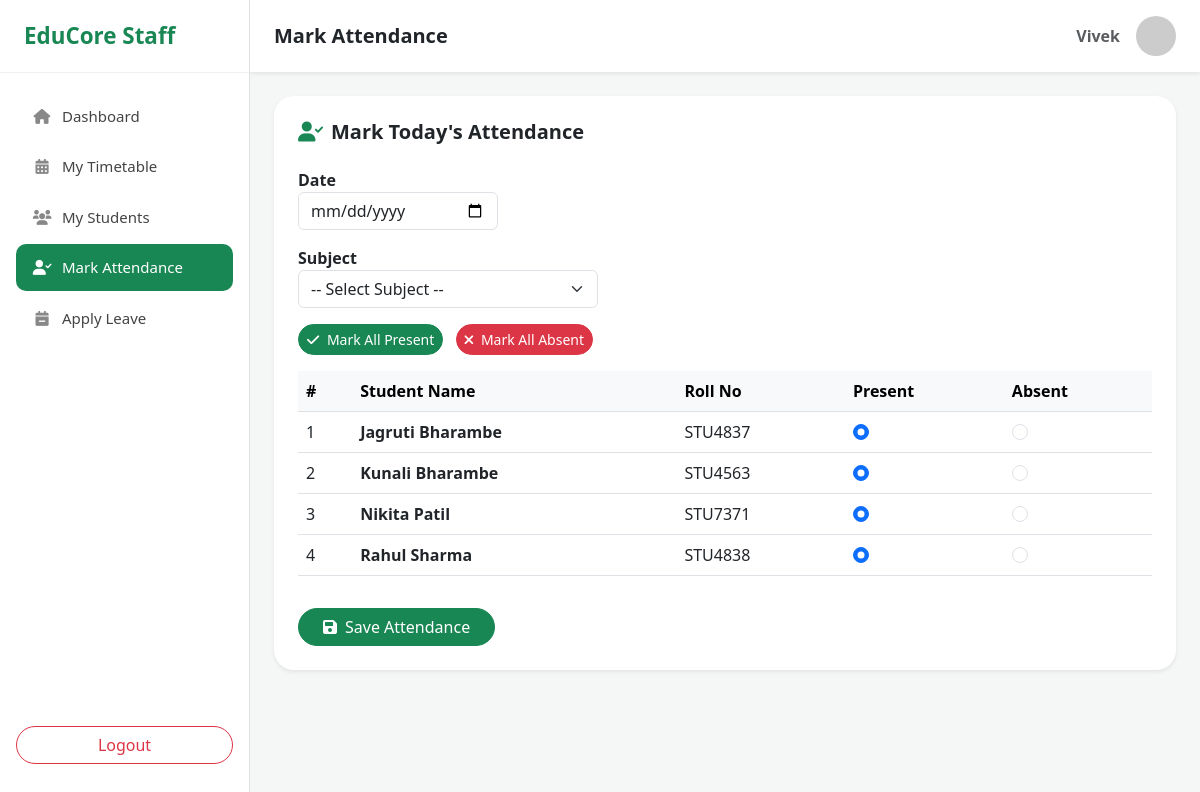
Page /staff/mark-attendance/ (signed in) on the committed database.
### staff/models.py (models this page shows, shortened)
class StaffProfile(models.Model):
        user = models.OneToOneField(
        settings.AUTH_USER_MODEL,   # ← change from User or 'auth.User'
        on_delete=models.CASCADE,
        related_name='staff_profile'
    )
        staff_id = models.CharField(max_length=100, null=True, blank=True)
        department = models.CharField(max_length=100, null=True, blank=True)
        designation = models.CharField(max_length=100, null=True, blank=True)
        name = models.CharField(max_length=100, null=True, blank=True)
        mobile = models.CharField(max_length=15, null=True, blank=True)
        email = models.EmailField(null=True, blank=True)
        subject_specialization = models.CharField(max_length=100, null=True, blank=True)
        salary = models.DecimalField(max_digits=10, decimal_places=2, null=True, blank=True)
        joining_date = models.DateField(null=True, blank=True)
        leave_count = models.IntegerField(default=0)
        status = models.CharField(max_length=20, default='Active')

### accounts/models.py (models this page shows)
class CustomUser(AbstractUser):
    ADMIN = 'ADMIN'
    STUDENT = 'STUDENT'
    STAFF = 'STAFF'
    ROLE_CHOICES = [(ADMIN, 'Admin'), (STUDENT, 'Student'), (STAFF, 'Staff')]
    role = models.CharField(max_length=10, choices=ROLE_CHOICES, default=STUDENT)
    phone = models.CharField(max_length=15, blank=True, null=True)
    profile_pic = models.ImageField(upload_to='profiles/', default='default.png')
    bio = models.TextField(max_length=500, blank=True)

### dashboard/models.py (models this page shows, shortened)
class StudentProfile(models.Model):
    admin = models.ForeignKey(User, on_delete=models.CASCADE, null=True, blank=True)
    first_name = models.CharField(max_length=100)
    last_name = models.CharField(max_length=100)
    mobile_number = models.CharField(max_length=15, null=True, blank=True)
    father_name = models.CharField(max_length=100, null=True, blank=True)
    mother_name = models.CharField(max_length=100, null=True, blank=True)
    aadhar_number = models.CharField(max_length=12, null=True, blank=True)
    category = models.CharField(max_length=50, null=True, blank=True)
    marks_10th = models.DecimalField(max_digits=5, decimal_places=2, null=True, blank=True)
    marks_12th = models.DecimalField(max_digits=5, decimal_places=2, null=True, blank=True)
    marks_graduation = models.DecimalField(max_digits=5, decimal_places=2, null=True, blank=True)
    course = models.CharField(max_length=100)
    roll_no = models.CharField(max_length=100, unique=True, null=True, blank=True)
    date_of_birth = models.DateField(null=True, blank=True)
    total_classes = models.IntegerField(default=100)
    attended_classes = models.IntegerField(default=0)
    mobile = models.CharField(max_length=15)
    email = models.EmailField()
    department = models.ForeignKey(Department, on_delete=models.CASCADE)
    admission_date = models.DateField(auto_now_add=True)

### staff/views.py (the view, shortened to what this page needs)
# urls.py: path('mark-attendance/', views.attendance_view, name='mark_attendance'),
@login_required(login_url='/staff/login/')
def mark_attendance(request):
    try:
        staff = StaffStaffProfile.objects.get(user=request.user)
    except StaffStaffProfile.DoesNotExist:
        messages.error(request, 'Staff profile nahi mila! Admin se contact karo.')
        return redirect('staff_dashboard')
    students = StudentProfile.objects.filter(department__department_name=staff.department)
    subjects = Subject.objects.filter(assigned_staff=staff)
    context = {
        'staff': staff,
        'students': students,
        'subjects': subjects,
        'today': datetime.date.today(),
    }
    return render(request, 'staff/mark_attendance.html', context)

### college_erp/templates/staff/mark_attendance.html (shortened to what this page needs)
{% load static %}
<!DOCTYPE html>
<html lang="en">
<head>
    <link href="https://cdn.jsdelivr.net/npm/bootstrap@5.3.0/dist/css/bootstrap.min.css" rel="stylesheet">
    <link rel="stylesheet" href="https://cdnjs.cloudflare.com/ajax/libs/font-awesome/6.0.0/css/all.min.css">
</head>
<body>
<div id="wrapper">
    <div id="sidebar-wrapper">
        <div class="sidebar-heading">EduCore Staff</div>
        <div class="p-2 mt-2">
            <a href="{% url 'staff_dashboard' %}" class="nav-link-item"><i class="fas fa-home"></i> Dashboard</a>
            <a href="{% url 'staff_timetable' %}" class="nav-link-item"><i class="fas fa-calendar-alt"></i> My Timetable</a>
            <a href="{% url 'staff_students' %}" class="nav-link-item"><i class="fas fa-users"></i> My Students</a>
            <a href="{% url 'staff_mark_attendance' %}" class="nav-link-item active"><i class="fas fa-user-check"></i> Mark Attendance</a>
            <a href="{% url 'apply_leave' %}" class="nav-link-item"><i class="fas fa-calendar-minus"></i> Apply Leave</a>
        </div>
        <div class="p-3" style="position: absolute; bottom: 20px; width: 100%;">
            <a href="{% url 'logout' %}" class="btn btn-outline-danger w-100 rounded-pill">Logout</a>
        </div>
    </div>
    <div id="page-content-wrapper">
        <nav class="navbar navbar-light bg-white py-3 px-4 shadow-sm">
            <h5 class="mb-0 fw-bold">Mark Attendance</h5>
            <div class="ms-auto d-flex align-items-center">
                <span class="me-3 fw-bold text-muted">{{ staff.user.get_full_name }}</span>
                <img src="https://ui-avatars.com/api/?name={{ staff.user.username }}&background=198754&color=fff" class="rounded-circle" width="40">
            </div>
        </nav>
        <div class="container-fluid p-4">
            <div class="card border-0 shadow-sm p-4" style="border-radius: 20px;">
                <h5 class="fw-bold mb-4"><i class="fas fa-user-check text-success me-2"></i>Mark Today's Attendance</h5>
                <form method="POST">
                    <div class="mb-3">
                        <label class="fw-bold">Date</label>
                        <input type="date" name="date" value="{{ today }}" class="form-control" style="max-width: 200px;">
                    </div>
                    <div class="mb-3">
                        <label class="fw-bold">Subject</label>
                        <select name="subject" class="form-select" style="max-width: 300px;" required>
                            <option value="">-- Select Subject --</option>
                        </select>
                    </div>
                    <div class="mb-3">
                        <button type="button" class="btn btn-success btn-sm rounded-pill me-2" onclick="markAll('True')"><i class="fas fa-check me-1"></i> Mark All Present</button>
                        <button type="button" class="btn btn-danger btn-sm rounded-pill" onclick="markAll('False')"><i class="fas fa-times me-1"></i> Mark All Absent</button>
                    </div>
                    <div class="table-responsive">
                        <table class="table table-hover align-middle">
                            <thead class="table-light">
                                <tr><th>#</th><th>Student Name</th><th>Roll No</th><th>Present</th><th>Absent</th></tr>
                            </thead>
                            <tbody>
                                {% for student in students %}
                                <tr class="student-row">
                                    <td>{{ forloop.counter }}</td>
                                    <td><strong>{{ student.first_name }} {{ student.last_name }}</strong></td>
                                    <td>{{ student.roll_no }}</td>
                                    <td><input type="radio" name="attendance_{{ student.id }}" value="True" checked class="form-check-input"></td>
                                    <td><input type="radio" name="attendance_{{ student.id }}" value="False" class="form-check-input"></td>
                                </tr>
                                {% empty %}
                                <tr><td colspan="5" class="text-center py-4 text-muted">No students found!</td></tr>
                                {% endfor %}
                            </tbody>
                        </table>
                    </div>
                    {% if students %}
                    <button type="submit" class="btn btn-success rounded-pill px-4 mt-3"><i class="fas fa-save me-2"></i>Save Attendance</button>
                    {% endif %}
                </form>
            </div>
        </div>
    </div>
</div>
</body>
</html>

### college_erp/templates/staff/mark_attendance.html (style rules this page uses)
body { background-color: #f4f7f6; font-family: 'Segoe UI', sans-serif; margin: 0; }
#wrapper { display: flex; min-height: 100vh; }
#sidebar-wrapper { min-width: 250px; max-width: 250px; min-height: 100vh; background: #fff; border-right: 1px solid #e0e0e0; position: fixed; top: 0; left: 0; z-index: 100; }
#page-content-wrapper { margin-left: 250px; width: calc(100% - 250px); }
.sidebar-heading { padding: 1.2rem 1.5rem; font-size: 1.4rem; font-weight: 700; color: #198754; border-bottom: 1px solid #f0f0f0; }
.nav-link-item { display: flex; align-items: center; gap: 10px; padding: 12px 16px; margin: 4px 8px; border-radius: 10px; color: #444; text-decoration: none; font-size: 15px; transition: 0.2s; }
.nav-link-item.active { background: #198754; color: #fff; }
.nav-link-item.active i { color: #fff; }
.nav-link-item i { width: 20px; text-align: center; color: #888; }

### rows in the picture
StaffProfile: user.get_full_name "Vivek"
StudentProfile: first_name "Jagruti", last_name "Bharambe", roll_no "STU4837"
StudentProfile: first_name "Kunali", last_name "Bharambe", roll_no "STU4563"
StudentProfile: first_name "Nikita", last_name "Patil", roll_no "STU7371"
StudentProfile: first_name "Rahul", last_name "Sharma", roll_no "STU4838"
